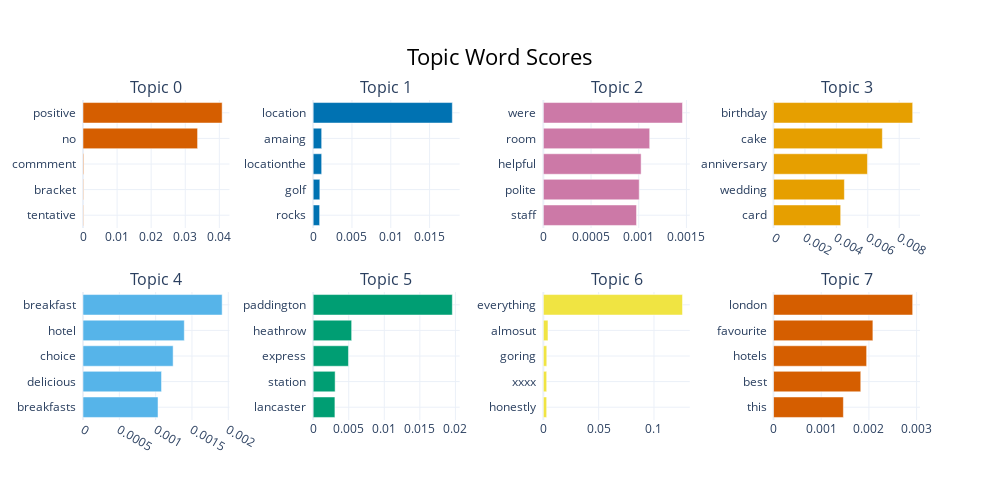

The notebook cell saved with this chart:
### Code cell
topic_model.visualize_barchart()

### Figure 1 — Plotly figure (JSON) as saved in the notebook; plotly's stock layout.template omitted (floating-point values rounded to 4 significant figures)
{"data": [{"marker": {"color": "#D55E00"}, "orientation": "h", "type": "bar", "x": [0.0001039, 0.0001283, 0.0001892, 0.03361, 0.04082], "xaxis": "x", "y": ["tentative  ", "bracket  ", "commment  ", "no  ", "positive  "], "yaxis": "y"}, {"marker": {"color": "#0072B2"}, "orientation": "h", "type": "bar", "x": [0.0008311, 0.0008578, 0.001094, 0.001094, 0.01793], "xaxis": "x2", "y": ["rocks  ", "golf  ", "locationthe  ", "amaing  ", "location  "], "yaxis": "y2"}, {"marker": {"color": "#CC79A7"}, "orientation": "h", "type": "bar", "x": [0.0009768, 0.001005, 0.001025, 0.001115, 0.001459], "xaxis": "x3", "y": ["staff  ", "polite  ", "helpful  ", "room  ", "were  "], "yaxis": "y3"}, {"marker": {"color": "#E69F00"}, "orientation": "h", "type": "bar", "x": [0.004274, 0.00451, 0.005978, 0.006927, 0.008857], "xaxis": "x4", "y": ["card  ", "wedding  ", "anniversary  ", "cake  ", "birthday  "], "yaxis": "y4"}, {"marker": {"color": "#56B4E9"}, "orientation": "h", "type": "bar", "x": [0.001033, 0.001081, 0.001241, 0.001394, 0.001915], "xaxis": "x5", "y": ["breakfasts  ", "delicious  ", "choice  ", "hotel  ", "breakfast  "], "yaxis": "y5"}, {"marker": {"color": "#009E73"}, "orientation": "h", "type": "bar", "x": [0.003057, 0.003087, 0.004961, 0.005409, 0.01956], "xaxis": "x6", "y": ["lancaster  ", "station  ", "express  ", "heathrow  ", "paddington  "], "yaxis": "y6"}, {"marker": {"color": "#F0E442"}, "orientation": "h", "type": "bar", "x": [0.002999, 0.003019, 0.003094, 0.004188, 0.1258], "xaxis": "x7", "y": ["honestly  ", "xxxx  ", "goring  ", "almosut  ", "everything  "], "yaxis": "y7"}, {"marker": {"color": "#D55E00"}, "orientation": "h", "type": "bar", "x": [0.001465, 0.001829, 0.001952, 0.002083, 0.002918], "xaxis": "x8", "y": ["this  ", "best  ", "hotels  ", "favourite  ", "london  "], "yaxis": "y8"}], "layout": {"annotations": [{"font": {"size": 16}, "showarrow": false, "text": "Topic 0", "x": 0.0875, "xanchor": "center", "xref": "paper", "y": 1, "yanchor": "bottom", "yref": "paper"}, {"font": {"size": 16}, "showarrow": false, "text": "Topic 1", "x": 0.3625, "xanchor": "center", "xref": "paper", "y": 1, "yanchor": "bottom", "yref": "paper"}, {"font": {"size": 16}, "showarrow": false, "text": "Topic 2", "x": 0.6375, "xanchor": "center", "xref": "paper", "y": 1, "yanchor": "bottom", "yref": "paper"}, {"font": {"size": 16}, "showarrow": false, "text": "Topic 3", "x": 0.9125, "xanchor": "center", "xref": "paper", "y": 1, "yanchor": "bottom", "yref": "paper"}, {"font": {"size": 16}, "showarrow": false, "text": "Topic 4", "x": 0.0875, "xanchor": "center", "xref": "paper", "y": 0.4, "yanchor": "bottom", "yref": "paper"}, {"font": {"size": 16}, "showarrow": false, "text": "Topic 5", "x": 0.3625, "xanchor": "center", "xref": "paper", "y": 0.4, "yanchor": "bottom", "yref": "paper"}, {"font": {"size": 16}, "showarrow": false, "text": "Topic 6", "x": 0.6375, "xanchor": "center", "xref": "paper", "y": 0.4, "yanchor": "bottom", "yref": "paper"}, {"font": {"size": 16}, "showarrow": false, "text": "Topic 7", "x": 0.9125, "xanchor": "center", "xref": "paper", "y": 0.4, "yanchor": "bottom", "yref": "paper"}], "height": 500, "hoverlabel": {"bgcolor": "white", "font": {"family": "Rockwell", "size": 16}}, "showlegend": false, "title": {"font": {"color": "Black", "size": 22}, "text": "Topic Word Scores", "x": 0.5, "xanchor": "center", "yanchor": "top"}, "width": 1000, "xaxis": {"anchor": "y", "domain": [0, 0.175], "showgrid": true}, "xaxis2": {"anchor": "y2", "domain": [0.275, 0.45], "showgrid": true}, "xaxis3": {"anchor": "y3", "domain": [0.55, 0.725], "showgrid": true}, "xaxis4": {"anchor": "y4", "domain": [0.825, 1], "showgrid": true}, "xaxis5": {"anchor": "y5", "domain": [0, 0.175], "showgrid": true}, "xaxis6": {"anchor": "y6", "domain": [0.275, 0.45], "showgrid": true}, "xaxis7": {"anchor": "y7", "domain": [0.55, 0.725], "showgrid": true}, "xaxis8": {"anchor": "y8", "domain": [0.825, 1], "showgrid": true}, "yaxis": {"anchor": "x", "domain": [0.6, 1], "showgrid": true}, "yaxis2": {"anchor": "x2", "domain": [0.6, 1], "showgrid": true}, "yaxis3": {"anchor": "x3", "domain": [0.6, 1], "showgrid": true}, "yaxis4": {"anchor": "x4", "domain": [0.6, 1], "showgrid": true}, "yaxis5": {"anchor": "x5", "domain": [0, 0.4], "showgrid": true}, "yaxis6": {"anchor": "x6", "domain": [0, 0.4], "showgrid": true}, "yaxis7": {"anchor": "x7", "domain": [0, 0.4], "showgrid": true}, "yaxis8": {"anchor": "x8", "domain": [0, 0.4], "showgrid": true}}}
